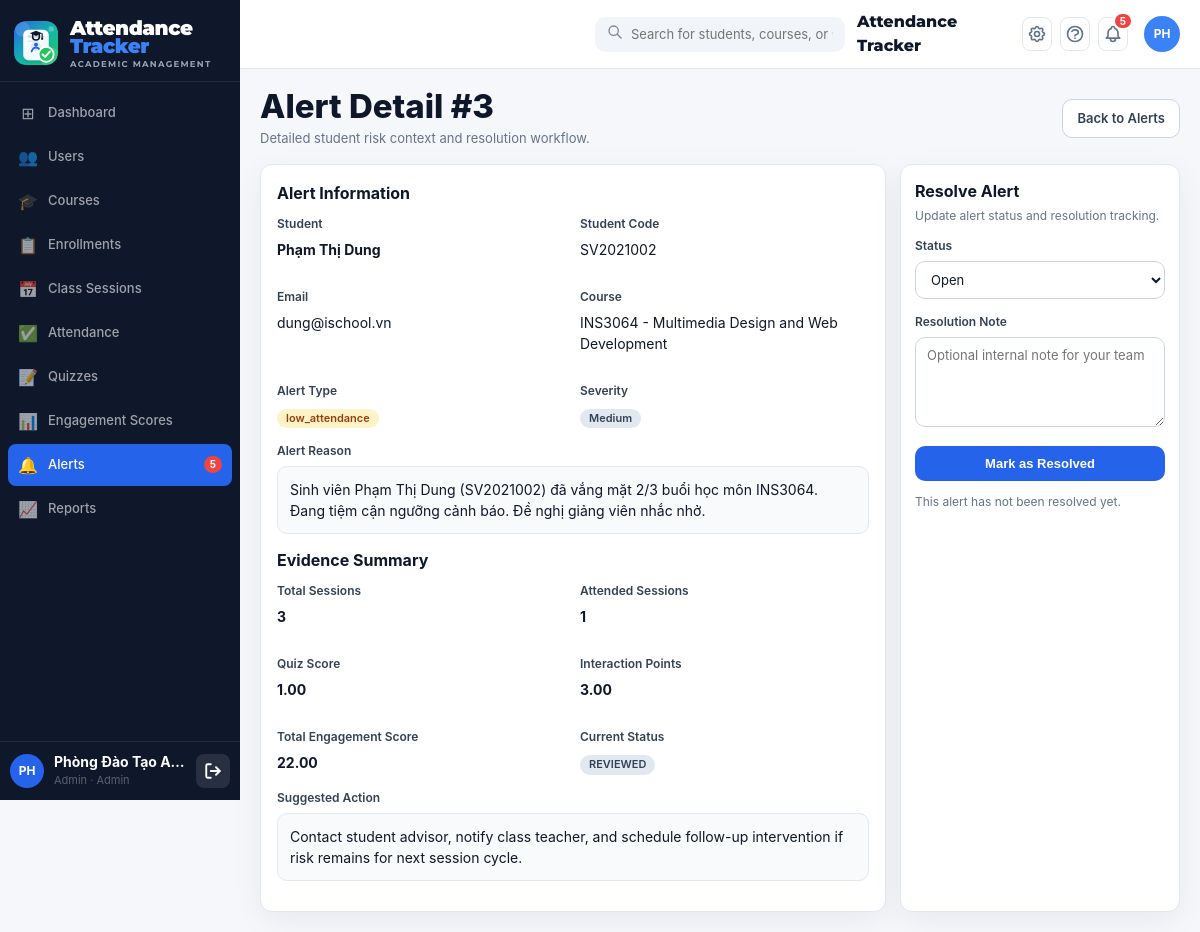
The page /public/index.php?page=admin_alert_detail&id=3 (signed in) on the database its author committed.
### tables this page shows
CREATE TABLE IF NOT EXISTS `alerts` (
    `alert_id`    INT UNSIGNED NOT NULL AUTO_INCREMENT,
    `student_id`  INT UNSIGNED NOT NULL,
    `course_id`   INT UNSIGNED NOT NULL,
    `alert_type`  ENUM('low_attendance','low_engagement') NOT NULL,
    `message`     TEXT         NOT NULL,
    `severity`    ENUM('low','medium','high') NOT NULL DEFAULT 'medium',
    `status`      ENUM('pending','reviewed','resolved') NOT NULL DEFAULT 'pending',
    `created_at`  DATETIME     NOT NULL DEFAULT CURRENT_TIMESTAMP,
    `reviewed_by` INT UNSIGNED DEFAULT NULL COMMENT 'admin hoặc teacher đã xem/xử lý',
    `reviewed_at` DATETIME     DEFAULT NULL,
    PRIMARY KEY (`alert_id`),
    INDEX `idx_al_student`  (`student_id`),
    INDEX `idx_al_course`   (`course_id`),
    INDEX `idx_al_type`     (`alert_type`),
    INDEX `idx_al_severity` (`severity`),
    INDEX `idx_al_status`   (`status`),
    INDEX `idx_al_created`  (`created_at`),
    CONSTRAINT `fk_al_student`  FOREIGN KEY (`student_id`) REFERENCES `users`(`id`)   ON DELETE CASCADE,
    CONSTRAINT `fk_al_course`   FOREIGN KEY (`course_id`)  REFERENCES `courses`(`id`) ON DELETE CASCADE,
    CONSTRAINT `fk_al_reviewer` FOREIGN KEY (`reviewed_by`) REFERENCES `users`(`id`)  ON DELETE SET NULL
);

CREATE TABLE IF NOT EXISTS `users` (
    `id`            INT UNSIGNED NOT NULL AUTO_INCREMENT,
    `full_name`     VARCHAR(100) NOT NULL,
    `email`         VARCHAR(100) NOT NULL,
    `password_hash` VARCHAR(255) NOT NULL,
    `role`          ENUM('admin','teacher','student') NOT NULL DEFAULT 'student',
    `student_code`  VARCHAR(20)  DEFAULT NULL COMMENT 'Mã sinh viên – NULL nếu không phải student',
    `phone`         VARCHAR(20)  DEFAULT NULL,
    `avatar`        VARCHAR(255) DEFAULT NULL,
    `is_active`     TINYINT(1)   NOT NULL DEFAULT 1,
    `created_at`    DATETIME     NOT NULL DEFAULT CURRENT_TIMESTAMP,
    `updated_at`    DATETIME     NOT NULL DEFAULT CURRENT_TIMESTAMP ON UPDATE CURRENT_TIMESTAMP,
    PRIMARY KEY (`id`),
    UNIQUE KEY `uq_email` (`email`),
    UNIQUE KEY `uq_student_code` (`student_code`),
    INDEX `idx_role`      (`role`),
    INDEX `idx_is_active` (`is_active`)
);

CREATE TABLE IF NOT EXISTS `courses` (
    `id`                       INT UNSIGNED  NOT NULL AUTO_INCREMENT,
    `course_code`              VARCHAR(20)   NOT NULL,
    `course_name`              VARCHAR(150)  NOT NULL,
    `credits`                  TINYINT       NOT NULL DEFAULT 3,
    `semester`                 VARCHAR(20)   NOT NULL   COMMENT 'VD: 2025-2',
    `room`                     VARCHAR(50)   DEFAULT NULL,
    `schedule_info`            VARCHAR(200)  DEFAULT NULL COMMENT 'VD: Thứ 5, 07:30-09:30',
    `absence_threshold`        INT           NOT NULL DEFAULT 3
                               COMMENT 'Số buổi vắng tối đa – vượt ngưỡng thì tạo alert low_attendance',
    `low_engagement_threshold` DECIMAL(5,2)  NOT NULL DEFAULT 40.00
                               COMMENT 'Ngưỡng engagement_index (0-100) – thấp hơn thì tạo alert low_engagement',
    `attend_score`             DECIMAL(4,2)  NOT NULL DEFAULT 2.00
                               COMMENT 'Điểm mặc định/fallback mỗi lần điểm danh đúng giờ',
    `quiz_correct_score`       DECIMAL(4,2)  NOT NULL DEFAULT 2.00
                               COMMENT 'Điểm mặc định/fallback mỗi câu quiz đúng',
    `discussion_score`         DECIMAL(4,2)  NOT NULL DEFAULT 1.00
                               COMMENT 'Điểm mặc định/fallback mỗi lần tham gia thảo luận',
    `is_active`                TINYINT(1)    NOT NULL DEFAULT 1,
    `created_at`               DATETIME      NOT NULL DEFAULT CURRENT_TIMESTAMP,
    `updated_at`               DATETIME      NOT NULL DEFAULT CURRENT_TIMESTAMP ON UPDATE CURRENT_TIMESTAMP,
    PRIMARY KEY (`id`),
    UNIQUE KEY `uq_course_semester` (`course_code`, `semester`),
    INDEX `idx_semester`  (`semester`),
    INDEX `idx_is_active` (`is_active`)
);

CREATE TABLE IF NOT EXISTS `engagement_scores` (
    `id`                       INT UNSIGNED NOT NULL AUTO_INCREMENT,
    `student_id`               INT UNSIGNED NOT NULL,
    `course_id`                INT UNSIGNED NOT NULL,
    `total_sessions`           INT          NOT NULL DEFAULT 0,
    `attended_sessions`        INT          NOT NULL DEFAULT 0,
    `late_sessions`            INT          NOT NULL DEFAULT 0,
    `absent_sessions`          INT          NOT NULL DEFAULT 0,
    `total_quiz_score`         DECIMAL(8,2) NOT NULL DEFAULT 0.00,
    `total_interaction_points` DECIMAL(8,2) NOT NULL DEFAULT 0.00,
    `engagement_index`         DECIMAL(5,2) NOT NULL DEFAULT 0.00 COMMENT 'Tổng hợp 0–100; ngưỡng alert lấy từ courses.low_engagement_threshold',
    `last_activity_at`         DATETIME     DEFAULT NULL,
    `calculated_at`            DATETIME     NOT NULL DEFAULT CURRENT_TIMESTAMP ON UPDATE CURRENT_TIMESTAMP,
    PRIMARY KEY (`id`),
    UNIQUE KEY `uq_student_course` (`student_id`, `course_id`),
    INDEX `idx_es_course`      (`course_id`),
    INDEX `idx_es_engagement`  (`engagement_index`),
    CONSTRAINT `fk_es_student` FOREIGN KEY (`student_id`) REFERENCES `users`(`id`)   ON DELETE CASCADE,
    CONSTRAINT `fk_es_course`  FOREIGN KEY (`course_id`)  REFERENCES `courses`(`id`) ON DELETE CASCADE
);

### controllers/admin_monitoring_controller.php (called while the page is built, shortened)
<?php
require_once __DIR__ . '/../config/database.php';
class AdminMonitoringController
{
    private PDO $db;
    public function __construct()
    {
        $this->db = Database::getInstance()->getConnection();
    }
    public function alertDetail(): void
    {
        $id = (int)($_GET['id'] ?? 0);
        $stmt = $this->db->prepare(
            "SELECT
                al.alert_id AS id,
                al.student_id,
                al.course_id,
                al.alert_type,
                al.message AS alert_message,
                al.severity,
                al.status,
                al.created_at,
                al.reviewed_by,
                al.reviewed_at,
                u.full_name AS student_name,
                u.email AS student_email,
                u.student_code,
                c.course_code,
                c.course_name,
                es.total_sessions,
                es.attended_sessions,
                es.total_quiz_score,
                es.total_interaction_points,
                es.engagement_index,
                reviewer.full_name AS resolver_name
             FROM alerts al
             JOIN users u ON u.id = al.student_id
             JOIN courses c ON c.id = al.course_id
             LEFT JOIN engagement_scores es
                ON es.student_id = al.student_id AND es.course_id = al.course_id
             LEFT JOIN users reviewer ON reviewer.id = al.reviewed_by
             WHERE al.alert_id = ?"
        );
        $stmt->execute([$id]);
        $alert = $stmt->fetch(PDO::FETCH_ASSOC);
        require APP_ROOT . '/views/admin/monitoring/alert_detail.php';
    }
}

### config/database.php (called while the page is built, shortened)
<?php
class Database
{
    private static ?Database $instance = null;
    private PDO $pdo;
    private function __construct()
    {
        $dsn = sprintf(
            'mysql:host=%s;port=%s;dbname=%s;charset=%s',
            DB_HOST, DB_PORT, DB_NAME, DB_CHARSET
        );
        $options = [
            PDO::ATTR_ERRMODE            => PDO::ERRMODE_EXCEPTION,
            PDO::ATTR_DEFAULT_FETCH_MODE => PDO::FETCH_ASSOC,
            PDO::ATTR_EMULATE_PREPARES   => false,
        ];
        try {
            $this->pdo = new PDO($dsn, DB_USER, DB_PASS, $options);
        } catch (PDOException $e) {
            if (APP_ENV === 'development') {
                die('<h3 style="color:red">Database Error: ' . $e->getMessage() . '</h3>');
            } else {
                die('<h3>Lỗi hệ thống. Vui lòng thử lại sau.</h3>');
            }
        }
    }
    public static function getInstance(): Database
    {
        if (self::$instance === null) {
            self::$instance = new self();
        }
        return self::$instance;
    }
    public function getConnection(): PDO
    {
        return $this->pdo;
    }
}

### views/admin/monitoring/alert_detail.php (the view, shortened to what this page needs)
<?php
require APP_ROOT . '/views/layouts/header.php';
$typeLabel = [
    'high_absence' => 'Absence Risk',
    'low_engagement' => 'Low Engagement',
    'missed_quiz' => 'Missed Quiz',
];
$severity = $alert['alert_type'] === 'high_absence'
    ? 'Critical'
    : ($alert['alert_type'] === 'low_engagement' ? 'High' : 'Medium');
?>
<div class="admin-page-title">
  <div class="left">
    <h1>Alert Detail #<?= (int)$alert['id'] ?></h1>
    <p>Detailed student risk context and resolution workflow.</p>
  </div>
  <a href="<?= APP_URL ?>/index.php?page=admin_alerts" class="btn btn-outline">Back to Alerts</a>
</div>
<div class="split-layout">
  <div class="card" style="padding:16px">
    <h3 style="margin:0 0 10px;font-size:16px">Alert Information</h3>
    <div class="form-grid">
      <div class="form-group">
        <label>Student</label>
        <div><strong><?= htmlspecialchars($alert['student_name']) ?></strong></div>
      </div>
      <div class="form-group">
        <label>Student Code</label>
        <div><?= htmlspecialchars($alert['student_code'] ?: 'N/A') ?></div>
      </div>
      <div class="form-group">
        <label>Email</label>
        <div><?= htmlspecialchars($alert['student_email']) ?></div>
      </div>
      <div class="form-group">
        <label>Course</label>
        <div><?= htmlspecialchars($alert['course_code']) ?> - <?= htmlspecialchars($alert['course_name']) ?></div>
      </div>
      <div class="form-group">
        <label>Alert Type</label>
        <div><span class="badge badge-warning"><?= htmlspecialchars($typeLabel[$alert['alert_type']] ?? $alert['alert_type']) ?></span></div>
      </div>
      <div class="form-group">
        <label>Severity</label>
        <div><span class="badge <?= $severity === 'Critical' ? 'badge-danger' : ($severity === 'High' ? 'badge-warning' : 'badge-gray') ?>"><?= $severity ?></span></div>
      </div>
    </div>
    <div class="form-group">
      <label>Alert Reason</label>
      <div style="padding:12px;border:1px solid #e2e8f0;border-radius:10px;background:#f8fafc"><?= htmlspecialchars($alert['alert_message']) ?></div>
    </div>
    <h3 style="margin:10px 0;font-size:16px">Evidence Summary</h3>
    <div class="form-grid">
      <div class="form-group">
        <label>Total Sessions</label>
        <div><strong><?= (int)($alert['total_sessions'] ?? 0) ?></strong></div>
      </div>
      <div class="form-group">
        <label>Attended Sessions</label>
        <div><strong><?= (int)($alert['attended_sessions'] ?? 0) ?></strong></div>
      </div>
      <div class="form-group">
        <label>Quiz Score</label>
        <div><strong><?= number_format((float)($alert['total_quiz_score'] ?? 0), 2) ?></strong></div>
      </div>
      <div class="form-group">
        <label>Interaction Points</label>
        <div><strong><?= number_format((float)($alert['total_interaction_points'] ?? 0), 2) ?></strong></div>
      </div>
      <div class="form-group">
        <label>Total Engagement Score</label>
        <div><strong><?= number_format((float)($alert['engagement_index'] ?? 0), 2) ?></strong></div>
      </div>
      <div class="form-group">
        <label>Current Status</label>
        <div><span class="badge <?= $alert['status'] === 'resolved' ? 'badge-success' : ($alert['status'] === 'open' ? 'badge-warning' : 'badge-gray') ?>"><?= strtoupper($alert['status']) ?></span></div>
      </div>
    </div>
    <div class="form-group">
      <label>Suggested Action</label>
      <div style="padding:12px;border:1px solid #e2e8f0;border-radius:10px;background:#f8fafc">
        Contact student advisor, notify class teacher, and schedule follow-up intervention if risk remains for next session cycle.
      </div>
    </div>
  </div>
  <div class="card quick-panel">
    <h3>Resolve Alert</h3>
    <p>Update alert status and resolution tracking.</p>
    <form method="post" action="<?= APP_URL ?>/index.php?page=admin_alert_resolve&id=<?= (int)$alert['id'] ?>">
      <div class="form-group">
        <label>Status</label>
        <select name="status">
          <option value="open" <?= $alert['status'] === 'open' ? 'selected' : '' ?>>Open</option>
        </select>
      </div>
      <div class="form-group">
        <label>Resolution Note</label>
        <textarea name="resolution_note" placeholder="Optional internal note for your team"></textarea>
      </div>
      <button class="btn btn-primary" type="submit" style="width:100%">Mark as Resolved</button>
    </form>
    <div style="margin-top:12px;font-size:12px;color:#64748b">
      <?php if (!empty($alert['resolved_by'])): ?>
        Resolved by <strong><?= htmlspecialchars($alert['resolver_name'] ?: 'Admin') ?></strong><br>
        at <?= htmlspecialchars((string)$alert['resolved_at']) ?>
      <?php else: ?>
        This alert has not been resolved yet.
      <?php endif; ?>
    </div>
  </div>
</div>
<?php require APP_ROOT . '/views/layouts/footer.php'; ?>

### public/assets/css/style.css (style rules this page uses)
:root { --primary: #2563eb; --primary-dark: #1d4ed8; --primary-soft: #eff6ff; --sidebar-bg: #0f172a; --text: #0f172a; --text-muted: #64748b; --line: #e2e8f0; --bg: #f5f7fb; --card: #ffffff; --success: #10b981; --warning: #f59e0b; --danger: #ef4444; --radius: 12px; --shadow: 0 8px 30px rgba(15, 23, 42, 0.06); }
*, *::before, *::after { box-sizing: border-box; }
body { margin: 0; font-family: "Inter", "Segoe UI", system-ui, sans-serif; background: var(--bg); color: var(--text); font-size: 14px; line-height: 1.5; }
a { color: inherit; }
.card { background: var(--card); border: 1px solid var(--line); border-radius: var(--radius); box-shadow: var(--shadow); }
.btn { display: inline-flex; align-items: center; justify-content: center; gap: 8px; border-radius: 10px; border: 1px solid transparent; padding: 9px 14px; cursor: pointer; text-decoration: none; font-weight: 600; font-size: 13px; transition: all 0.18s ease; }
.btn-primary { background: var(--primary); color: #fff; }
.btn-outline { border-color: #cbd5e1; color: #334155; background: #fff; }
.badge { display: inline-flex; align-items: center; justify-content: center; padding: 3px 9px; border-radius: 999px; font-size: 11px; font-weight: 600; line-height: 1.2; }
.badge-warning { background: #fef3c7; color: #92400e; }
.badge-gray { background: #e2e8f0; color: #334155; }
.form-grid { display: grid; grid-template-columns: repeat(2, minmax(0, 1fr)); gap: 14px; }
.form-group { margin-bottom: 14px; }
.form-group label { display: block; margin-bottom: 6px; font-size: 12px; font-weight: 600; color: #334155; }
input[type="text"], input[type="email"], input[type="password"], input[type="date"], input[type="time"], input[type="number"], select, textarea { width: 100%; border: 1px solid #cbd5e1; border-radius: 10px; padding: 9px 11px; outline: none; font-size: 13px; font-family: inherit; color: #0f172a; background: #fff; transition: border-color 0.18s ease, box-shadow 0.18s ease; }
textarea { min-height: 90px; resize: vertical; }
.admin-page-title { display: flex; align-items: center; justify-content: space-between; gap: 14px; margin-bottom: 16px; }
.admin-page-title .left h1 { margin: 0 0 4px; font-size: 33px; font-weight: 800; line-height: 1.08; }
.admin-page-title .left p { margin: 0; color: var(--text-muted); font-size: 13px; }
.split-layout { display: grid; grid-template-columns: minmax(0, 1fr) 280px; gap: 14px; }
.quick-panel { padding: 14px; }
.quick-panel h3 { margin: 0 0 4px; font-size: 16px; }
.quick-panel p { margin: 0 0 12px; color: #64748b; font-size: 12px; }

### rows shown on the page
alerts: alert_id "3", student.full_name "Phạm Thị Dung", student.student_code "SV2021002", student.email "dung@ischool.vn", course.course_code "INS3064", course.course_name "Multimedia Design and Web Development", alert_type "low_attendance", alert_type "Medium", message "Sinh viên Phạm Thị Dung (SV2021002) đã vắng mặt 2/3 buổi học môn INS3064. Đang tiệm cận ngưỡng cảnh báo. Đề nghị giảng viên nhắc nhở.", engagement_scores.total_sessions "3", engagement_scores.attended_sessions "1", engagement_scores.total_quiz_score "1.00", engagement_scores.total_interaction_points "3.00", engagement_scores.engagement_index "22.00", status "REVIEWED"

### other values the page prints
$item['icon'] "⊞"
$item['label'] "Dashboard"
$item['icon'] "👥"
$item['label'] "Users"
$item['icon'] "🎓"
$item['label'] "Courses"
$item['icon'] "📋"
$item['label'] "Enrollments"
$item['icon'] "📅"
$item['label'] "Class Sessions"
$item['icon'] "✅"
$item['label'] "Attendance"
$item['icon'] "📝"
$item['label'] "Quizzes"
$item['icon'] "📊"
